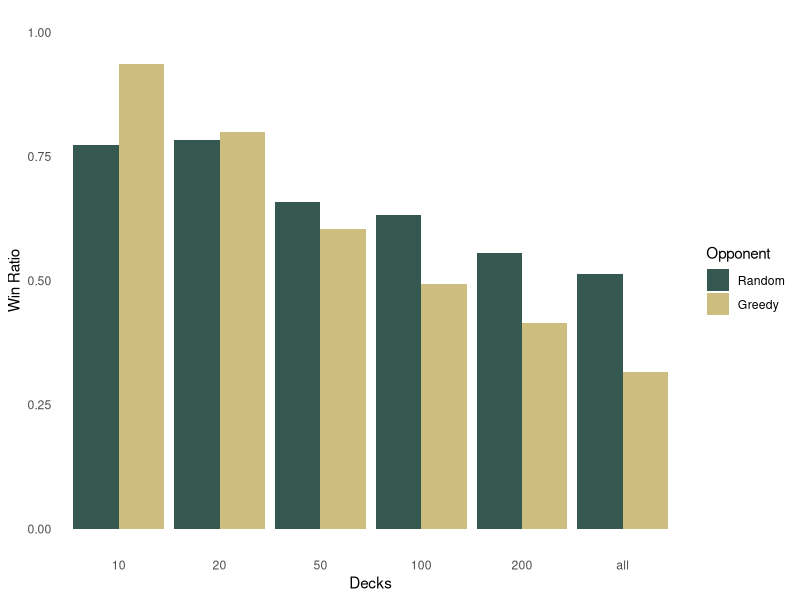
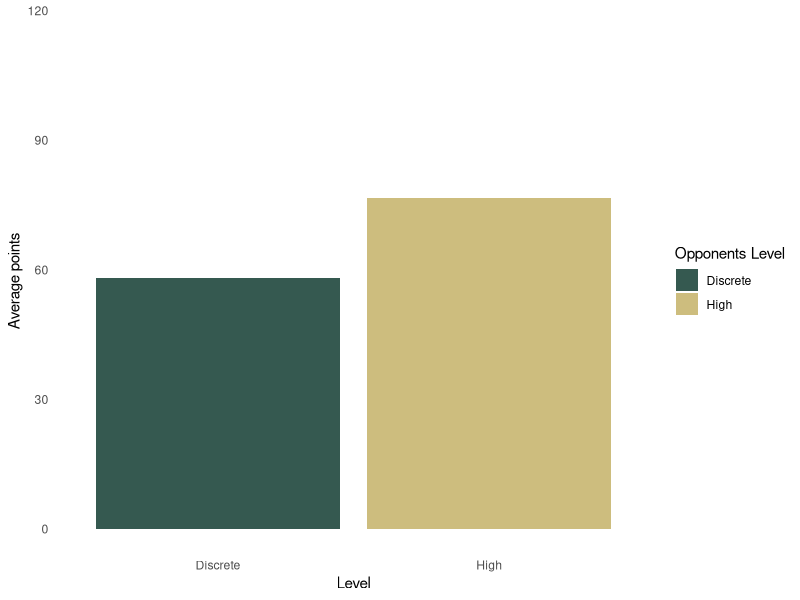

These figures' R source, in order:

# Remove and import
rm(list = ls())

library(ggplot2)
library(readr)



# Simulations against Greedy and Random Agents
decks_10 <- data.frame(matrix(c(773, 213, 14, 937, 63, 0), nrow=2, ncol = 3, byrow = T))
colnames(decks_10) <- c('Wins', 'Loss', 'Ties')
rownames(decks_10) <- c('Random', 'Greedy')
decks_10

decks_20 <- data.frame(matrix(c(783, 207, 10, 799, 201, 0), nrow=2, ncol = 3, byrow = T))
colnames(decks_20) <- c('Wins', 'Loss', 'Ties')
rownames(decks_20) <- c('Random', 'Greedy')
decks_20

decks_50 <- data.frame(matrix(c(658, 330, 12, 604, 378, 18), nrow=2, ncol = 3, byrow = T))
colnames(decks_50) <- c('Wins', 'Loss', 'Ties')
rownames(decks_50) <- c('Random', 'Greedy')
decks_50

decks_100 <- data.frame(matrix(c(632, 351, 17, 494, 495,  11), nrow=2, ncol = 3, byrow = T))
colnames(decks_100) <- c('Wins', 'Loss', 'Ties')
rownames(decks_100) <- c('Random', 'Greedy')
decks_100

decks_200 <- data.frame(matrix(c(555, 423, 22, 414, 556, 30), nrow=2, ncol = 3, byrow = T))
colnames(decks_200) <- c('Wins', 'Loss', 'Ties')
rownames(decks_200) <- c('Random', 'Greedy')
decks_200

decks_inf <- data.frame(matrix(c(513, 471, 16, 317, 668, 15), nrow=2, ncol = 3, byrow = T))
colnames(decks_inf) <- c('Wins', 'Loss', 'Ties')
rownames(decks_inf) <- c('Random', 'Greedy')
decks_inf



# Simulations against Human Agents
report <- read_csv("human_agent_data.csv")
livs <- report$`How would you rate your Briscola skills?`
results <- report$`Which was your final score?`
mean(results[livs <= 3])
mean(results[livs > 3])



# Plot Greedy and Random Agents
Decks <- c(rep("10", 2), rep("20", 2), rep("50", 2), rep('100', 2), rep("200", 2), rep('all', 2))
Opponent <- rep(c("Random", "Greedy"), 6)
Win <- c(0.773, 0.937, 0.783, 0.799, 0.658, 0.604, 0.632, 0.494, 0.555, 0.414, 0.513, 0.317)
data <- data.frame(Decks, Opponent, Win)
data$Decks <- factor(data$Decks, levels = c("10", "20", "50", "100", "200", "all"))
data$Opponent <- factor(data$Opponent, levels = c("Random", "Greedy"))
custom_colors <- c("Random" = "#118ab2", "Greedy" = "#ffd166")
custom_colors <- c("Random" = "#355950", "Greedy" = "#CDBD7E")


ggplot(data, aes(fill=Opponent, y=Win, x=Decks)) + 
  geom_bar(position="dodge", stat="identity") + 
  ylim(c(0,1)) +
  scale_fill_manual(values = custom_colors) + 
  ylab('Win Ratio') + 
  theme_minimal() +
  theme(panel.grid=element_blank(), panel.border=element_blank())


# Plot Human Agent
a <- mean(results[livs <= 3])
b <- mean(results[livs > 3])

livs[livs <= 3] <- 0
livs[livs > 3] <- 1
livs <- c("Discrete", "High")
m <- c(a,b)
data <- data.frame(livs, m)

data$livs <- factor(data$livs, levels = c("Discrete", "High"))
custom_colors <- c("Discrete" = "#118ab2", "High" = "#ffd166")
custom_colors <- c("Discrete" = "#355950", "High" = "#CDBD7E")



ggplot(data, aes(y=m, x=livs , fill = livs)) + 
  geom_bar(position="dodge", stat="identity") + 
  ylim(c(0,115)) +
  xlab("Level") +
  scale_fill_manual(values = custom_colors) + 
  ylab("Average points") +
  guides(fill = guide_legend(title="Opponents Level")) +
  theme_minimal() +
  theme(panel.grid=element_blank(), panel.border=element_blank())

